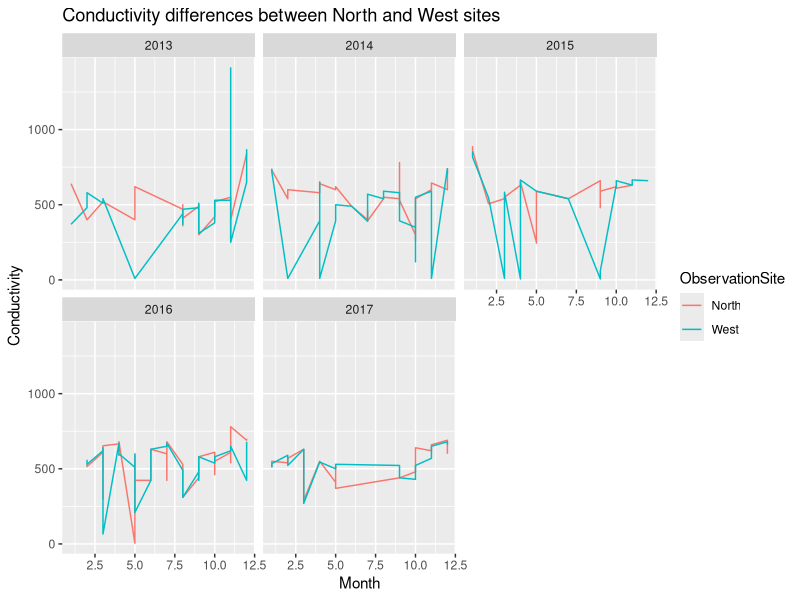
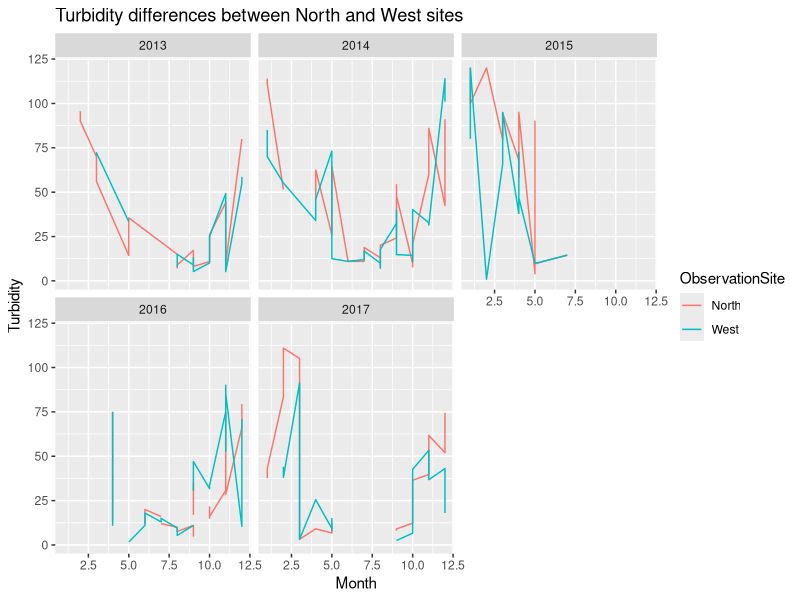
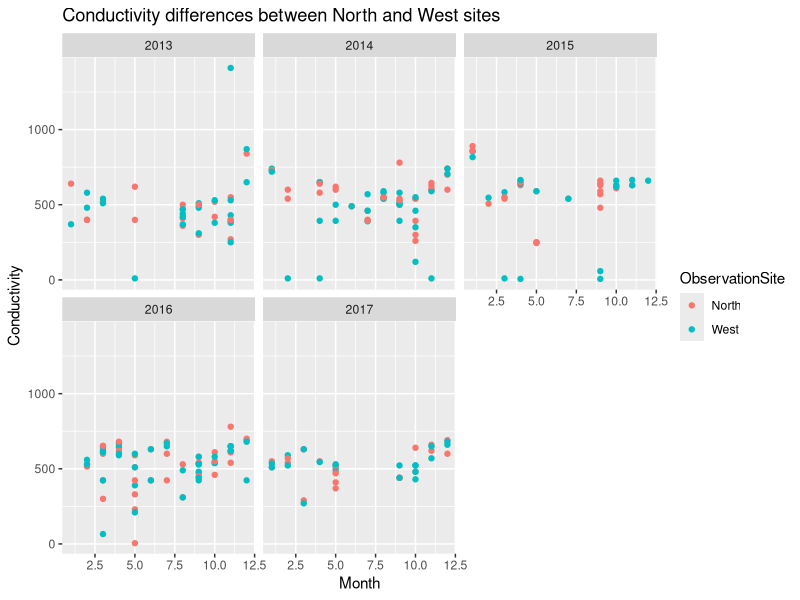
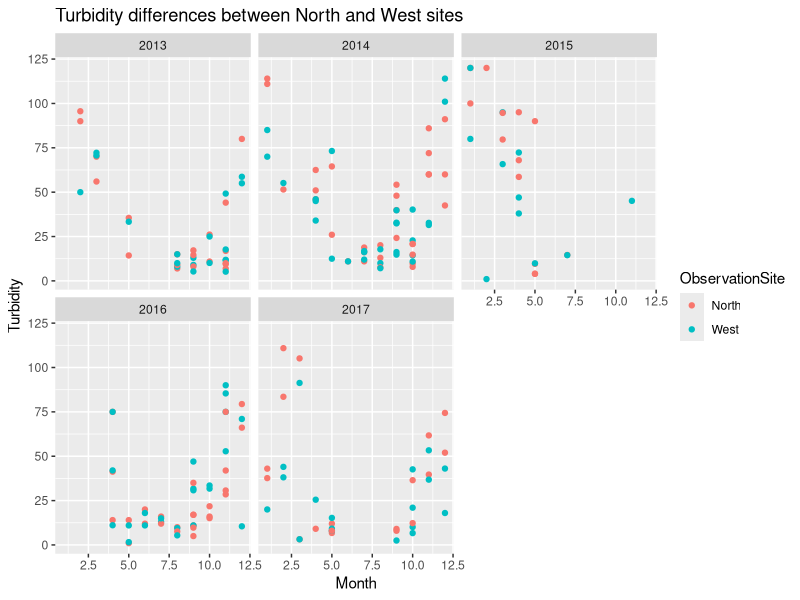
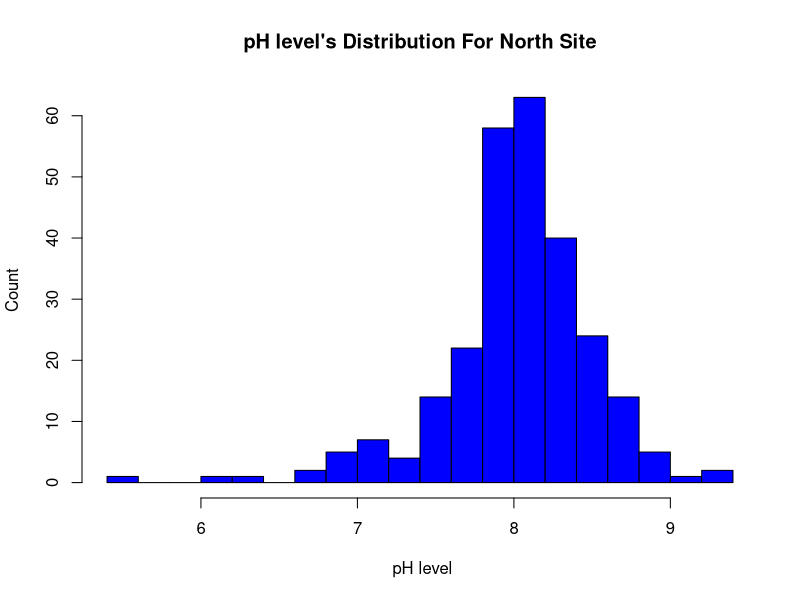
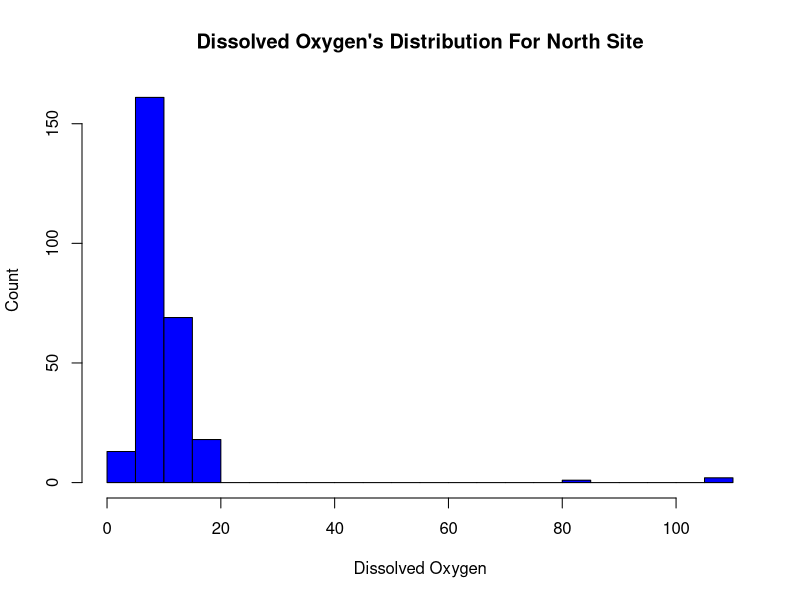
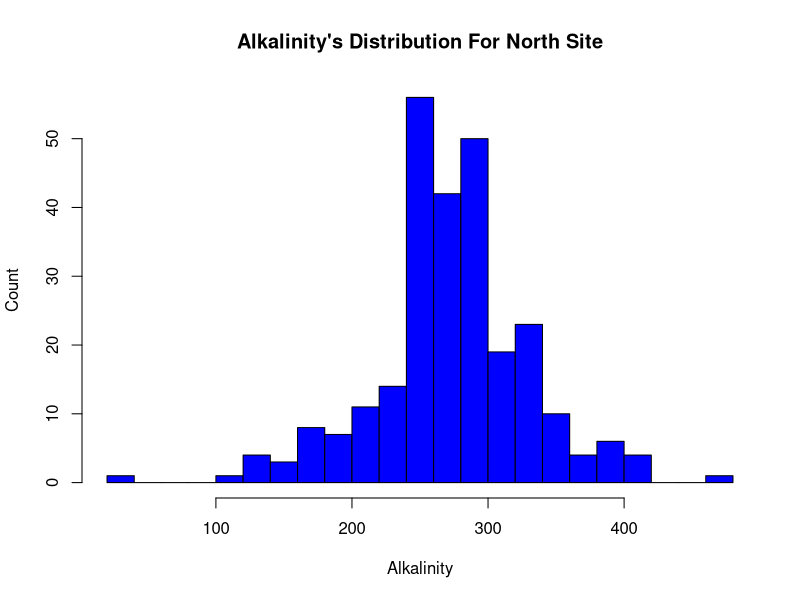
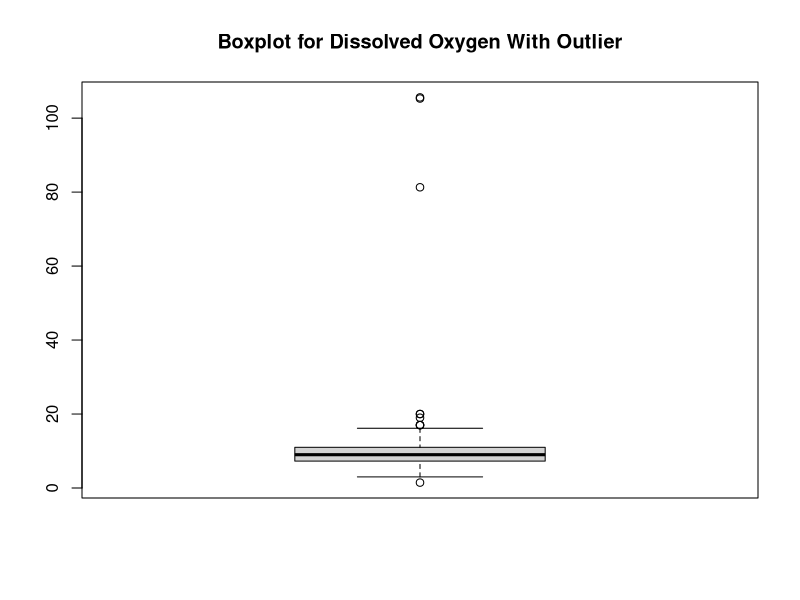

The R source for these figures, in order:
## ---- chunk 1
knitr::opts_knit$set(root.dir = "C:/Users/hatha/Desktop/DataExploration/DW8086/R plots/Dataset", echo = TRUE)
library("readxl")
library("ggplot2")
## ---- chunk 2
dataset <- read.csv("VH-Dataset-NWplot.csv")

# ggplot for with geomline and facet wrap
ggplot(dataset, mapping = aes(x = Month, y = Conductivity, color = ObservationSite) ) + geom_line() +facet_wrap(~ Year, nrow = 2) +ggtitle("Conductivity differences between North and West sites") 

# ggplot for with geomline and facet wrap
ggplot(dataset, mapping = aes(x = Month, y = Turbidity, color = ObservationSite) ) + geom_line() +facet_wrap(~ Year, nrow = 2)+ggtitle("Turbidity differences between North and West sites") 

## ---- chunk 3
# ggplot with geompoint and facet wrap
ggplot(data = dataset) + 
  geom_point(mapping = aes(x = Month, y = Conductivity, color = ObservationSite)) + 
  facet_wrap(~ Year, nrow = 2)+ggtitle("Conductivity differences between North and West sites") 

# ggplot with geompoint and facet wrap
ggplot(data = dataset) + 
  geom_point(mapping = aes(x = Month, y = Turbidity, color = ObservationSite)) + 
  facet_wrap(~ Year, nrow = 2)+ggtitle("Turbidity differences between North and West sites") 
## ---- chunk 4
North_Site <- read.csv("North Site.csv")

# pH level's Distribution for North Site
hist(North_Site$pH,xlab=" pH level",ylab="Count", col="blue", main="pH level's Distribution For North Site", breaks=20)

## ---- chunk 5
#Dissolved Oxygen's Distribution for North Site
hist(North_Site$Dissolved.Oxygen,xlab="Dissolved Oxygen",ylab="Count", col="blue", main="Dissolved Oxygen's Distribution For North Site", breaks=20)

## ---- chunk 6
#Alkalinity's Distribution for North Site
hist(North_Site$Alkalinity,xlab="Alkalinity",ylab="Count", col="blue", main="Alkalinity's Distribution For North Site", breaks=20)
## ---- chunk 7
#boxplot for Dissolved Oxygen with outlier for North Site
boxplot(North_Site$Dissolved.Oxygen,main = "Boxplot for Dissolved Oxygen With Outlier")
#boxplot for Dissolved Oxygen without outlier
boxplot(North_Site$Dissolved.Oxygen,outline=FALSE, main ="Boxplot for Dissolved Oxygen Without Outlier")
## ---- chunk 8
#boxplot for Alkalinity with outlier for North Site
boxplot(North_Site$Alkalinity,main = "Boxplot for Alkalinity with outlier")
#boxplot for Alkalinity without outlier
boxplot(North_Site$Alkalinity,outline=FALSE, main ="Boxplot for Alkalinity Without Outlier")
## ---- chunk 9
West_Site <- read.csv("West Site.csv")
# pH level's Distribution for West Site
hist(West_Site$pH,xlab=" pH leve",ylab="Count", col="blue", main="pH level's Distribution For West Site", breaks=20)

## ---- chunk 10
#Dissolved Oxygen's Distribution for West Site
hist(West_Site$Dissolved.Oxygen,xlab="Dissolved Oxygen",ylab="Count", col="blue", main="Dissolved Oxygen's Distribution For West Site", breaks=20)

## ---- chunk 11
#Alkalinity's Distribution for West Site
hist(West_Site$Alkalinity,xlab="Alkalinity",ylab="Count", col="blue", main="Alkalinity's Distribution For West Site", breaks=20)

## ---- chunk 12
#boxplot for Dissolved Oxygen with outlier
boxplot(West_Site$Dissolved.Oxygen,main = "Boxplot for Dissolved Oxygen With Outlier")
#boxplot for Dissolved Oxygen without outlier
boxplot(West_Site$Dissolved.Oxygen,outline=FALSE, main ="Boxplot for Dissolved Oxygen Without Outlier")
## ---- chunk 13
#boxplot for Alkalinity with outlier
boxplot(West_Site$Alkalinity,main = "Boxplot for Alkalinity with outlier")
#boxplot for Alkalinity without outlier
boxplot(West_Site$Alkalinity,outline=FALSE, main ="Boxplot for Alkalinity Without Outlier")
## ---- chunk 14
Nishi_dataset <- read.csv("NM_dataset.csv")
ggplot (Nishi_dataset, mapping = aes(x = Year, y = pH, color = ObservationSite)) +geom_jitter()+ ggtitle ("pH value in north and west site")
## ---- chunk 15

ggplot (Nishi_dataset, mapping = aes(x = Year, y = Ecoli, color = ObservationSite)) +geom_jitter()+ ggtitle ("Ecoli value in north and west site")

